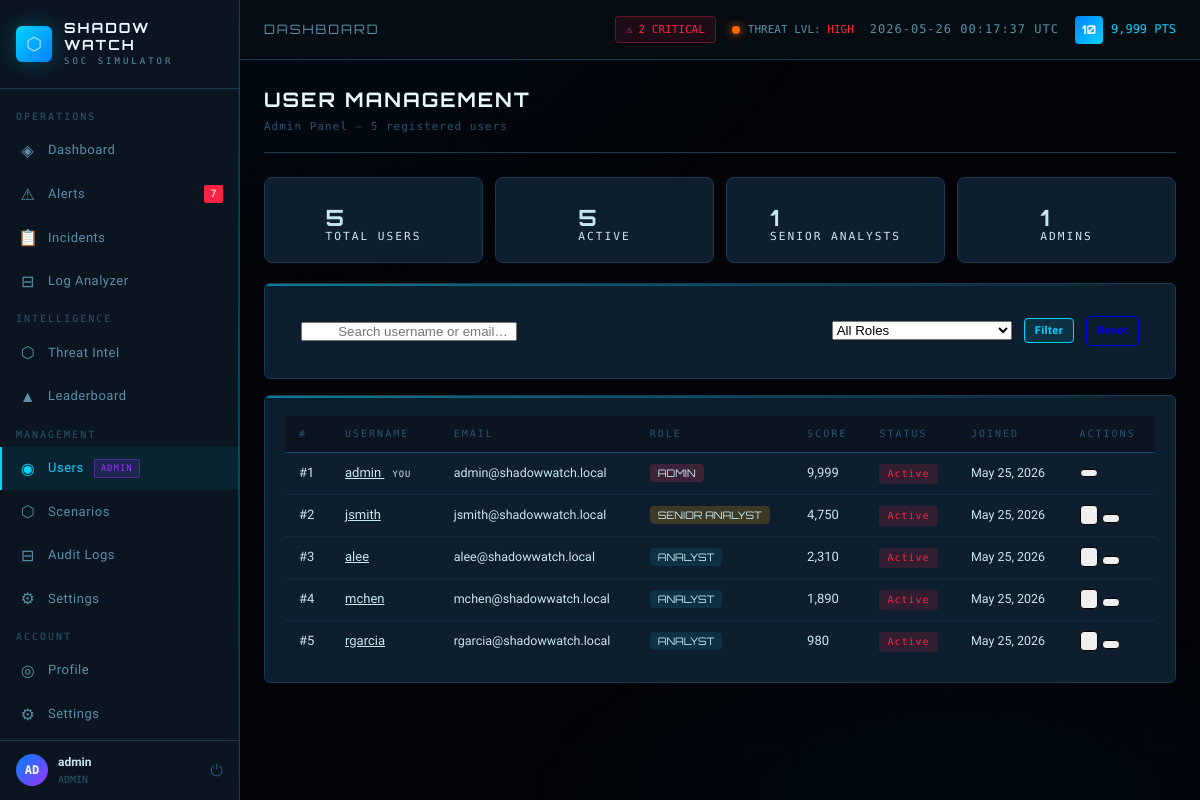
The page /admin/users.php (signed in) on the database its author committed.
### tables this page shows
CREATE TABLE IF NOT EXISTS users (
    id INT AUTO_INCREMENT PRIMARY KEY,
    username VARCHAR(50) UNIQUE NOT NULL,
    email VARCHAR(100) UNIQUE NOT NULL,
    password_hash VARCHAR(255) NOT NULL,
    role ENUM('analyst','senior_analyst','admin') DEFAULT 'analyst',
    score INT DEFAULT 0,
    level INT DEFAULT 1,
    preferences JSON DEFAULT NULL,
    is_active TINYINT(1) DEFAULT 1,
    last_login DATETIME DEFAULT NULL,
    created_at DATETIME DEFAULT CURRENT_TIMESTAMP,
    updated_at DATETIME DEFAULT CURRENT_TIMESTAMP ON UPDATE CURRENT_TIMESTAMP
);

### includes/db.php (called while the page is built, shortened)
<?php
class Database {
    private static $instance = null;
    private $pdo;
    private function __construct() {
        $dsn = "mysql:host=" . DB_HOST . ";dbname=" . DB_NAME . ";charset=utf8mb4";
        $options = [
            PDO::ATTR_ERRMODE => PDO::ERRMODE_EXCEPTION,
            PDO::ATTR_DEFAULT_FETCH_MODE => PDO::FETCH_ASSOC,
            PDO::ATTR_EMULATE_PREPARES => false,
        ];
        try {
            $this->pdo = new PDO($dsn, DB_USER, DB_PASS, $options);
        } catch (PDOException $e) {
            error_log("DB Connection failed: " . $e->getMessage());
            die(json_encode(['error' => 'Database connection failed']));
        }
    }
    public static function getInstance() {
        if (!self::$instance) {
            self::$instance = new Database();
        }
        return self::$instance;
    }
    public function query($sql, $params = []) {
        $stmt = $this->pdo->prepare($sql);
        $stmt->execute($params);
        return $stmt;
    }
    public function fetchOne($sql, $params = []) {
        return $this->query($sql, $params)->fetch();
    }
}
function db() { return Database::getInstance(); }

### includes/functions.php (called while the page is built, shortened)
<?php
function sanitize($str) {
    return htmlspecialchars(trim((string)$str), ENT_QUOTES, 'UTF-8');
}
function getOpenAlertsCount() {
    $r = db()->fetchOne("SELECT COUNT(*) as cnt FROM alerts WHERE status = 'open'");
    return (int)($r['cnt'] ?? 0);
}
function getCriticalAlertsCount() {
    $r = db()->fetchOne("SELECT COUNT(*) as cnt FROM alerts WHERE status = 'open' AND severity = 'critical'");
    return (int)($r['cnt'] ?? 0);
}

### includes/auth.php (called while the page is built, shortened)
<?php
require_once __DIR__ . '/db.php';
function isLoggedIn() {
    return isset($_SESSION['user_id']) && !empty($_SESSION['user_id']);
}
function isAdmin() {
    return isset($_SESSION['user_role']) && $_SESSION['user_role'] === 'admin';
}
function isSeniorAnalyst() {
    return isset($_SESSION['user_role']) && in_array($_SESSION['user_role'], ['admin', 'senior_analyst']);
}
function getCurrentUser() {
    return db()->fetchOne("SELECT * FROM users WHERE id = ?", [$_SESSION['user_id']]);
}

### admin/users.php (the view, shortened to what this page needs)
<?php
require_once '../includes/auth.php';
require_once '../includes/functions.php';
$db = db();
$search = sanitize($_GET['search'] ?? '');
$page = max(1, (int)($_GET['page'] ?? 1));
$perPage = 20;
$offset = ($page - 1) * $perPage;
$where = ['1=1'];
$params = [];
$whereSql = implode(' AND ', $where);
$total = (int)$db->query("SELECT COUNT(*) FROM users WHERE $whereSql", $params)->fetchColumn();
$users = $db->query("SELECT * FROM users WHERE $whereSql ORDER BY score DESC LIMIT ? OFFSET ?",
    array_merge($params, [$perPage, $offset]))->fetchAll();
$stats = $db->query("SELECT role, COUNT(*) as cnt FROM users WHERE is_active=1 GROUP BY role")->fetchAll(\PDO::FETCH_KEY_PAIR);
include '../includes/header.php';
?>
<div class="page-header">
    <div>
        <h1 class="page-title"><i class="fas fa-shield-alt" style="color:var(--red)"></i> USER MANAGEMENT</h1>
        <p class="page-subtitle">Admin Panel &mdash; <?= $total ?> registered users</p>
    </div>
</div>
<div class="stat-cards-row" style="margin-bottom:1.25rem;">
    <div class="stat-card"><div class="stat-icon" style="color:var(--cyan)"><i class="fas fa-users"></i></div><div class="stat-body"><div class="stat-value"><?= $total ?></div><div class="stat-label">Total Users</div></div></div>
    <div class="stat-card"><div class="stat-body"><div class="stat-value"><?= array_sum($stats) ?></div><div class="stat-label">Active</div></div></div>
    <div class="stat-card"><div class="stat-body"><div class="stat-value"><?= $stats['senior_analyst'] ?? 0 ?></div><div class="stat-label">Senior Analysts</div></div></div>
    <div class="stat-card"><div class="stat-body"><div class="stat-value"><?= $stats['admin'] ?? 0 ?></div><div class="stat-label">Admins</div></div></div>
</div>
<div class="card" style="margin-bottom:1rem">
    <div class="filter-bar" style="padding:.75rem 1rem">
        <form method="GET" style="display:flex;gap:.75rem;align-items:center;flex-wrap:wrap">
            <div class="search-wrap" style="flex:1;min-width:200px">
                <input type="text" name="search" class="form-input search-input"
                       placeholder="Search username or email…" value="<?= sanitize($search) ?>">
            </div>
            <select name="role" class="form-input" style="width:180px">
                <option value="">All Roles</option>
            </select>
            <button type="submit" class="btn btn-primary btn-sm">Filter</button>
            <a href="users.php" class="btn btn-secondary btn-sm">Reset</a>
        </form>
    </div>
</div>
<div class="card">
    <div class="table-wrap">
        <table class="data-table">
            <thead>
                <tr>
                    <th>#</th>
                    <th>Username</th>
                    <th>Email</th>
                    <th>Role</th>
                    <th>Score</th>
                    <th>Status</th>
                    <th>Joined</th>
                    <th>Actions</th>
                </tr>
            </thead>
            <tbody>
                <?php foreach ($users as $u): ?>
                <tr class="<?= !$u['is_active'] ? 'row-muted' : '' ?>">
                    <td class="mono">#<?= $u['id'] ?></td>
                    <td>
                        <a href="../profile.php?id=<?= $u['id'] ?>" style="color:var(--cyan)">
                            <?= sanitize($u['username']) ?>
                        </a>
                        <?php if ($u['id'] == $_SESSION['user_id']): ?>
                            <span class="badge badge-info" style="font-size:.55rem">YOU</span>
                        <?php endif; ?>
                    </td>
                    <td class="mono" style="font-size:.78rem"><?= sanitize($u['email']) ?></td>
                    <td>
                        <span class="role-pill role-<?= $u['role'] ?>">
                            <?= str_replace('_',' ',strtoupper($u['role'])) ?>
                        </span>
                    </td>
                    <td class="mono" style="color:var(--cyan)"><?= number_format($u['score']) ?></td>
                    <td>
                        <span class="status-badge status-<?= $u['is_active']?'open':'closed' ?>">
                            <?= $u['is_active'] ? 'Active' : 'Inactive' ?>
                        </span>
                    </td>
                    <td style="font-size:.78rem;color:var(--text-muted)"><?= date('M j, Y', strtotime($u['created_at'])) ?></td>
                    <td>
                        <div class="action-btns">
                            <button class="btn btn-xs btn-secondary" onclick='openEditModal(<?= json_encode($u) ?>)' title="Edit">
                            </button>
                            <?php if ($u['id'] != $_SESSION['user_id']): ?>
                            <form method="POST" style="display:inline">
                                <button type="submit" class="btn btn-xs <?= $u['is_active']?'btn-warning':'btn-success' ?>"
                                        title="<?= $u['is_active']?'Deactivate':'Activate' ?>">
                                </button>
                            </form>
                            <?php endif; ?>
                        </div>
                    </td>
                </tr>
                <?php endforeach; ?>
            </tbody>
        </table>
    </div>
</div>
<?php include '../includes/footer.php'; ?>

### includes/header.php (shortened to what this page needs)
<?php
require_once __DIR__ . '/auth.php';
require_once __DIR__ . '/functions.php';
$currentUser = getCurrentUser();
$openAlerts = getOpenAlertsCount();
$criticalAlerts = getCriticalAlertsCount();
$initials = strtoupper(substr($currentUser['username'], 0, 2));
$pageTitle = $pageTitle ?? 'Dashboard';
$currentPage = $currentPage ?? '';
?>
<!DOCTYPE html>
<html lang="en">
<head>
    <link rel="stylesheet" href="/shadowwatch/assets/css/app.css">
</head>
<body>
<div class="app-layout">
    <aside class="sidebar">
        <div class="sidebar-logo">
            <div class="logo-icon">⬡</div>
            <div>
                <div class="logo-text">SHADOW<br>WATCH</div>
                <div class="logo-sub">SOC SIMULATOR</div>
            </div>
        </div>
        <nav class="sidebar-nav">
            <div class="nav-section">Operations</div>
            <a href="/shadowwatch/dashboard.php" class="nav-item <?= $currentPage === 'dashboard' ? 'active' : '' ?>">
                <span class="nav-icon">◈</span> Dashboard
            </a>
            <a href="/shadowwatch/alerts.php" class="nav-item <?= $currentPage === 'alerts' ? 'active' : '' ?>">
                <span class="nav-icon">⚠</span> Alerts
                <?php if ($openAlerts > 0): ?>
                    <span class="nav-badge" id="alert-count-badge"><?= $openAlerts ?></span>
                <?php endif; ?>
            </a>
            <a href="/shadowwatch/incidents.php" class="nav-item <?= $currentPage === 'incidents' ? 'active' : '' ?>">
                <span class="nav-icon">📋</span> Incidents
            </a>
            <a href="/shadowwatch/logs.php" class="nav-item <?= $currentPage === 'logs' ? 'active' : '' ?>">
                <span class="nav-icon">⊟</span> Log Analyzer
            </a>
            <div class="nav-section">Intelligence</div>
            <a href="/shadowwatch/scenarios.php" class="nav-item <?= $currentPage === 'scenarios' ? 'active' : '' ?>">
                <span class="nav-icon">⬡</span> Threat Intel
            </a>
            <a href="/shadowwatch/leaderboard.php" class="nav-item <?= $currentPage === 'leaderboard' ? 'active' : '' ?>">
                <span class="nav-icon">▲</span> Leaderboard
            </a>
            <?php if (isSeniorAnalyst()): ?>
            <div class="nav-section">Management</div>
            <a href="/shadowwatch/admin/users.php" class="nav-item <?= $currentPage === 'admin_users' ? 'active' : '' ?>">
                <span class="nav-icon">◉</span> Users
                <?php if (isAdmin()): ?><span class="admin-badge">ADMIN</span><?php endif; ?>
            </a>
            <a href="/shadowwatch/admin/scenarios.php" class="nav-item <?= $currentPage === 'admin_scenarios' ? 'active' : '' ?>">
                <span class="nav-icon">⬡</span> Scenarios
            </a>
            <a href="/shadowwatch/admin/logs.php" class="nav-item <?= $currentPage === 'admin_logs' ? 'active' : '' ?>">
                <span class="nav-icon">⊟</span> Audit Logs
            </a>
            <a href="/shadowwatch/admin/settings.php" class="nav-item <?= $currentPage === 'admin_settings' ? 'active' : '' ?>">
                <span class="nav-icon">⚙</span> Settings
            </a>
            <?php endif; ?>
            <div class="nav-section">Account</div>
            <a href="/shadowwatch/profile.php" class="nav-item <?= $currentPage === 'profile' ? 'active' : '' ?>">
                <span class="nav-icon">◎</span> Profile
            </a>
            <a href="/shadowwatch/settings.php" class="nav-item <?= $currentPage === 'settings' ? 'active' : '' ?>">
                <span class="nav-icon">⚙</span> Settings
            </a>
        </nav>
        <div class="sidebar-footer">
            <div class="user-mini">
                <div class="user-avatar-sm"><?= $initials ?></div>
                <div class="user-mini-info">
                    <div class="user-mini-name"><?= htmlspecialchars($currentUser['username']) ?></div>
                    <div class="user-mini-role"><?= strtoupper(str_replace('_', ' ', $currentUser['role'])) ?></div>
                </div>
                <a href="/shadowwatch/includes/logout.php" title="Logout" style="color:var(--text-dim);text-decoration:none;font-size:16px;margin-left:4px;" onclick="return confirm('Logout?')">⏻</a>
            </div>
        </div>
    </aside>
    <div class="main-content">
        <header class="topbar">
            <span class="topbar-title"><?= htmlspecialchars($pageTitle) ?></span>
            <div class="topbar-right">
                <?php if ($criticalAlerts > 0): ?>
                <a href="/shadowwatch/alerts.php?severity=critical" class="topbar-alerts">
                    ⚠ <span id="topbar-alert-count"><?= $criticalAlerts ?> CRITICAL</span>
                </a>
                <?php endif; ?>
                <div class="threat-level">
                    <div class="threat-indicator"></div>
                    <span>THREAT LVL: <?= $criticalAlerts > 0 ? '<span style="color:var(--accent-red)">HIGH</span>' : '<span style="color:var(--accent-yellow)">ELEVATED</span>' ?></span>
                </div>
                <span class="topbar-clock" id="live-clock"></span>
                <div class="flex-center gap-8">
                    <span class="level-badge" title="Level <?= $currentUser['level'] ?>"><?= $currentUser['level'] ?></span>
                    <span style="font-family:var(--font-mono);font-size:12px;color:var(--accent-cyan)"><?= number_format($currentUser['score']) ?> PTS</span>
                </div>
            </div>
        </header>
        <div class="page-content">

### admin/users.php (style rules this page uses)
.stat-cards-row { display:grid; grid-template-columns:repeat(4,1fr); gap:.75rem; }
.stat-card { background:var(--bg-card); border:1px solid var(--border); border-radius:8px; padding:1rem; display:flex; align-items:center; gap:.75rem; }
.stat-value { font-size:1.4rem; font-family:'Orbitron',sans-serif; color:var(--text-primary); }
.stat-label { font-size:.7rem; color:var(--text-muted); }
.role-pill { padding:2px 8px; border-radius:4px; font-size:.65rem; font-family:'Orbitron',sans-serif; }
.role-admin { background:rgba(255,56,96,.2); color:var(--red); border:1px solid var(--red); }
.role-senior_analyst { background:rgba(255,165,0,.2); color:var(--orange); border:1px solid var(--orange); }
.role-analyst { background:rgba(0,212,255,.1); color:var(--cyan); border:1px solid var(--cyan); }
.action-btns { display:flex; gap:.3rem; }
.btn-xs { padding:.2rem .5rem; font-size:.7rem; }
.search-wrap { position:relative; }
.search-input { padding-left:2.2rem; }

### rows shown on the page
users: username "AD", username "admin", role "ADMIN", level "10", score "9,999", id "1", shows "YOU", email "admin@shadowwatch.local", is_active "Active", created_at "May 25, 2026"
users: id "2", username "jsmith", email "jsmith@shadowwatch.local", role "SENIOR ANALYST", score "4,750", is_active "Active", created_at "May 25, 2026"
users: id "3", username "alee", email "alee@shadowwatch.local", role "ANALYST", score "2,310", is_active "Active", created_at "May 25, 2026"
users: id "4", username "mchen", email "mchen@shadowwatch.local", role "ANALYST", score "1,890", is_active "Active", created_at "May 25, 2026"
users: id "5", username "rgarcia", email "rgarcia@shadowwatch.local", role "ANALYST", score "980", is_active "Active", created_at "May 25, 2026"

### other values the page prints
$openAlerts "7"
$pageTitle "DASHBOARD"
$criticalAlerts "2"
$total "5"
array_sum($stats) "5"
$stats['senior_analyst'] "1"
$stats['admin'] "1"
